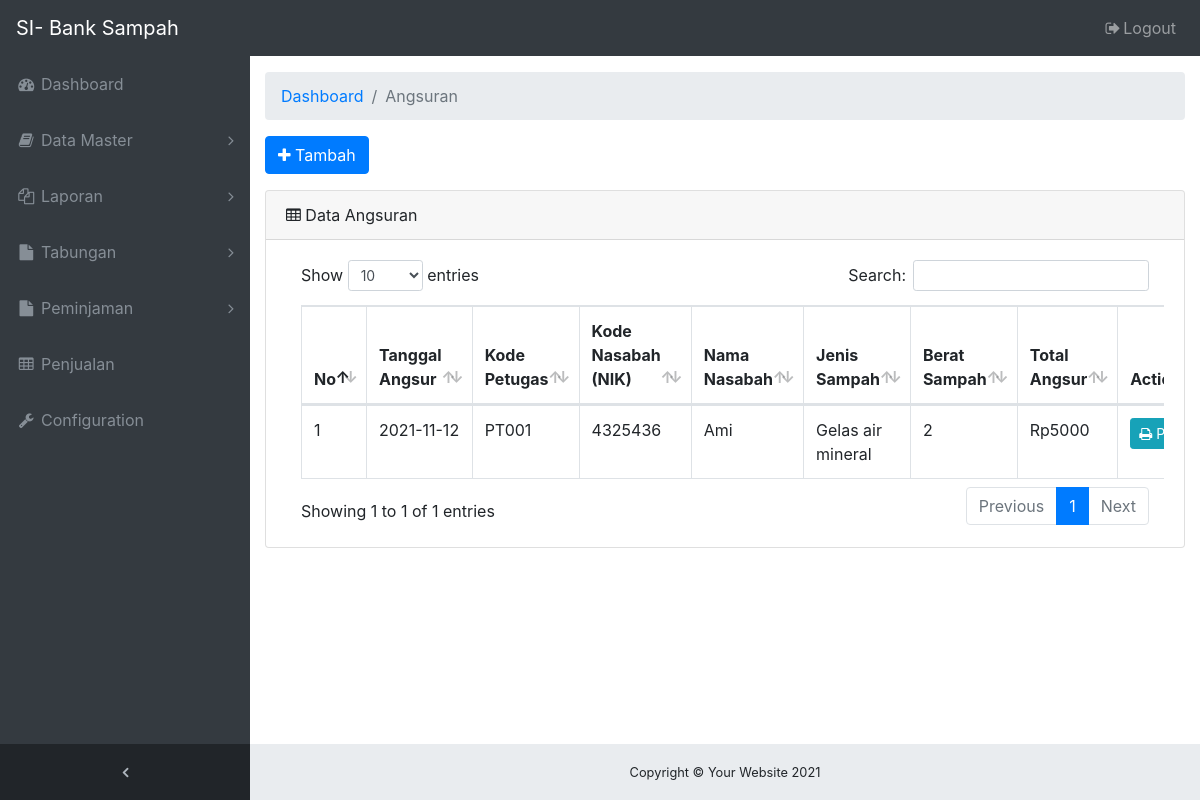
Screenshot of /ADMIN/menu-angsuran.php (signed in) with the database file from the repository.
### tables this page shows
CREATE TABLE `tb_angsuran` (
  `id_angsur` int(11) NOT NULL,
  `kode_angsur` varchar(10) NOT NULL,
  `petugas_id` int(11) NOT NULL,
  `nasabah_id` int(11) NOT NULL,
  `jenis_sampah_id` int(11) NOT NULL,
  `berat_angsur` int(11) NOT NULL,
  `total_angsur` int(11) NOT NULL,
  `tanggal_angsur` date NOT NULL
);

CREATE TABLE `tb_petugas` (
  `id_petugas` int(11) NOT NULL,
  `kode_petugas` varchar(10) NOT NULL,
  `users_id` int(11) NOT NULL,
  `jabatan` varchar(30) NOT NULL
);

CREATE TABLE `tb_nasabah` (
  `id_nasabah` int(11) NOT NULL,
  `kode_nasabah` varchar(20) NOT NULL,
  `users_id` int(11) NOT NULL,
  `pekerjaan` varchar(15) NOT NULL,
  `tgl_daftar` date NOT NULL,
  `nomor_rekening` varchar(20) NOT NULL,
  `saldo` int(11) NOT NULL,
  `pinjaman` int(11) NOT NULL
);

CREATE TABLE `tb_users` (
  `id` int(11) NOT NULL,
  `nama` varchar(50) NOT NULL,
  `jenis_kelamin` varchar(10) NOT NULL,
  `alamat` varchar(50) NOT NULL,
  `telp` varchar(15) NOT NULL,
  `username` varchar(20) NOT NULL,
  `password` varchar(20) NOT NULL,
  `level_user` int(11) NOT NULL
);

CREATE TABLE `tb_jenis_sampah` (
  `id_jenis_sampah` int(11) NOT NULL,
  `kode_jenis_sampah` varchar(10) NOT NULL,
  `nama_jenis` varchar(30) NOT NULL,
  `harga_beli` int(11) NOT NULL,
  `harga_jual` int(11) NOT NULL
);

### ADMIN/menu-angsuran.php (the view, shortened to what this page needs)
<!DOCTYPE html>
<html lang="en">
<head>
  <link href="vendor/bootstrap/css/bootstrap.min.css" rel="stylesheet">
  <link href="vendor/font-awesome/css/font-awesome.min.css" rel="stylesheet" type="text/css">
  <link href="vendor/datatables/dataTables.bootstrap4.css" rel="stylesheet">
  <link href="css/sb-admin.css" rel="stylesheet">
  <?php include 'navbar.php'; ?>
</head>
<body class="fixed-nav sticky-footer bg-dark" id="page-top">
  <div class="content-wrapper">
    <div class="container-fluid">
      <ol class="breadcrumb">
        <li class="breadcrumb-item">
          <a href="index.php">Dashboard</a>
        </li>
        <li class="breadcrumb-item active">Angsuran</li>
      </ol>
      <div class="form-group">
        <a href="form-tambah-angsuran.php" class="btn btn-primary"><i class="fa fa-plus"></i> Tambah</a>
      </div>
      <div class="card mb-3">
        <div class="card-header">
          <i class="fa fa-table"></i> Data Angsuran</div>
        <div class="card-body">
          <div class="table-responsive">
            <table class="table table-bordered" id="dataTable" width="100%" cellspacing="0">
              <thead>
                <tr>
                  <th>No</th>
                  <th>Tanggal Angsur</th>
                  <th>Kode Petugas</th>
                  <th>Kode Nasabah (NIK)</th>
                  <th>Nama Nasabah</th>
                  <th>Jenis Sampah</th>
                  <th>Berat Sampah</th>
                  <th>Total Angsur</th>
                  <th>Action</th>
                </tr>
              </thead>
              <tbody>
                <?php
                include('koneksi_db.php');
                $result = mysqli_query($koneksi,"SELECT a.id_angsur, a.tanggal_angsur, p.kode_petugas, n.kode_nasabah, u.nama, j.nama_jenis, a.berat_angsur, a.total_angsur FROM tb_angsuran a, tb_nasabah n, tb_jenis_sampah j, tb_users u, tb_petugas p WHERE a.petugas_id = p.id_petugas AND a.nasabah_id = n.id_nasabah AND n.users_id = u.id AND a.jenis_sampah_id = j.id_jenis_sampah ORDER BY a.id_angsur ASC");
                $nomor = 1;
                ?>
                <?php
                  while($data = mysqli_fetch_array($result)) {
                    echo "<tr>";
                    echo "<td>".$nomor++."</td>";
                    echo "<td>".$data['tanggal_angsur']."</td>";
                    echo "<td>".$data['kode_petugas']."</td>";
                    echo "<td>".$data['kode_nasabah']."</td>";
                    echo "<td>".$data['nama']."</td>";
                    echo "<td>".$data['nama_jenis']."</td>";
                    echo "<td>".$data['berat_angsur']."</td>";
                    echo "<td>Rp".$data['total_angsur']."</td>";
                    echo "<td>
                          <a href='print-struk-angsuran.php?id=".$data['id_angsur']."' class='btn btn-info btn-sm'><i class='fa fa-print'></i> Print</a>
                          </td>";
                    echo "</tr>";
                  }
                 ?>
              </tbody>
            </table>
          </div>
        </div>
      </div>
    </div>
    <?php include 'footer.php'; ?>
  </div>
</body>
</html>

### ADMIN/css/sb-admin.css (style rules this page uses)
html { position: relative; min-height: 100%; }
body { overflow-x: hidden; }
body.sticky-footer { margin-bottom: 56px; }
body.sticky-footer .content-wrapper { min-height: calc(100vh - 56px - 56px); }
body.fixed-nav { padding-top: 56px; }
.content-wrapper { min-height: calc(100vh - 56px); padding-top: 1rem; }
.content-wrapper { overflow-x: hidden; background: white; }
@media (min-width: 992px) { .content-wrapper { margin-left: 250px; } }

### rows the page displays
tb_angsuran: tanggal_angsur "2021-11-12", petugas.kode_petugas "PT001", nasabah.kode_nasabah "4325436", tb_users.nama "Ami", jenis_sampah.nama_jenis "Gelas air mineral", berat_angsur "2", total_angsur "5000"
